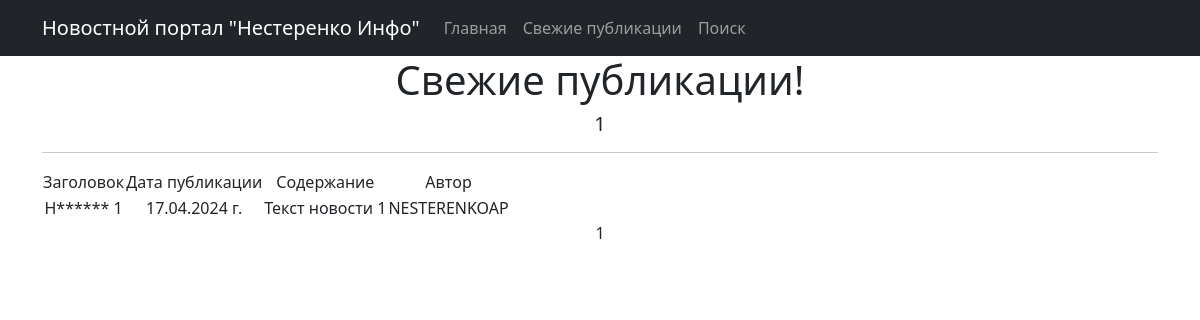
Page /post/ on the earlier database version.
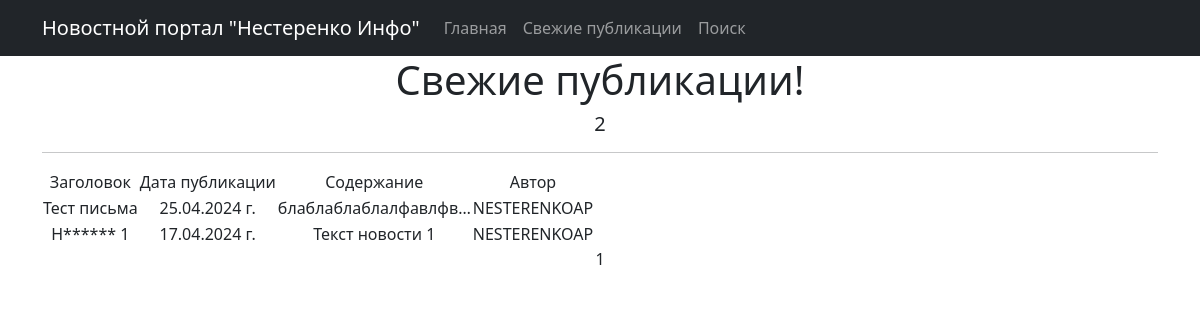
Same page on the later database version.
### news/models.py (models this page shows, shortened)
class Post(models.Model):
    news = 'NW'
    article = 'AR'
    POST = [
        (news, 'Новость'),
        (article, 'Статья')
    ]
    author = models.ForeignKey(Author, on_delete=models.CASCADE)
    post_type = models.CharField(max_length=2, choices=POST, default=news)
    time_create = models.DateTimeField(auto_now_add=True)
    category = models.ManyToManyField(Category, through='PostCategory')
    post_name = models.CharField(max_length=255, unique=True)
    post_text = models.TextField()
    post_rating = models.IntegerField(default=0)

class Author(models.Model):
    user = models.OneToOneField(User, on_delete=models.CASCADE)
    rating = models.IntegerField(default=0)
    def __str__(self):
        return f'{self.user}'

### news/views.py (the view)
# urls.py: path('post/', PostsList.as_view(), name='post_list'),
class PostsList(ListView):
    model = Post
    ordering = '-time_create'
    template_name = 'flatpages/posts.html'
    context_object_name = 'posts'
    paginate_by = 10
    def get_queryset(self):
        queryset = super().get_queryset()
        self.filterset = PostFilter(self.request.GET, queryset)
        return self.filterset.qs
    def get_context_data(self, **kwargs):
        context = super().get_context_data(**kwargs)
        context['filterset'] = self.filterset
        return context

### news/templatetags/custom_filters.py (called while the page is built)
@register.filter()
def censor(value):
    for word in bad_list:
        value = value.replace(word[1:], '*' * len(word[1:]))
    return value

### templates/flatpages/posts.html (shortened to what this page needs)
{% extends 'flatpages/default.html' %}
{% load custom_filters %}
{% load custom_tags %}
{% block content %}
    <h1>Свежие публикации!</h1>
    <h5>{{ posts|length }}</h5>
    <hr>
    {% if posts %}
        <table>
            <tr>
                <td>Заголовок</td>
                <td>Дата публикации</td>
                <td>Содержание</td>
                <td>Автор</td>
            </tr>
            {% for post in posts %}
            <tr>
                <td>{{ post.post_name|censor }}</td>
                <td>{{ post.time_create|date:'d.m.Y' }} г.</td>
                <td>{{ post.post_text|truncatechars:20|censor }}</td>
                <td>{{ post.author }}</td>
            </tr>
            {% endfor %}
        </table>
    {% else %}
        <h2>Нет ничего нового!</h2>
    {% endif %}
    {{ page_obj.number }}
{% endblock content %}

Differences in the rows shown:
added Post: post_name|censor "Тест письма", time_create "25.04.2024", post_text|censor "блаблаблаблалфавлфв…", author "NESTERENKOAP"
Other differences:
{{ posts|length }}: "1" → "2"
